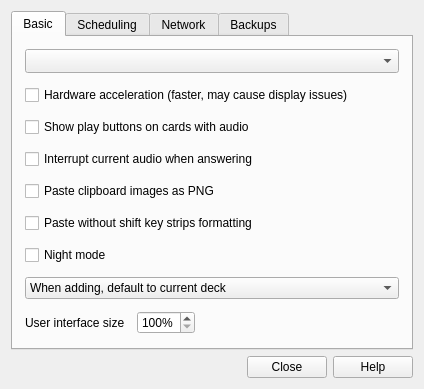
<?xml version="1.0" encoding="UTF-8"?>
<ui version="4.0">
 <class>Preferences</class>
 <widget class="QDialog" name="Preferences">
  <property name="geometry">
   <rect>
    <x>0</x>
    <y>0</y>
    <width>424</width>
    <height>374</height>
   </rect>
  </property>
  <property name="windowTitle">
   <string>Preferences</string>
  </property>
  <layout class="QVBoxLayout" name="verticalLayout_2">
   <item>
    <widget class="QTabWidget" name="tabWidget">
     <property name="focusPolicy">
      <enum>Qt::StrongFocus</enum>
     </property>
     <property name="currentIndex">
      <number>0</number>
     </property>
     <widget class="QWidget" name="tab_1">
      <attribute name="title">
       <string>Basic</string>
      </attribute>
      <layout class="QVBoxLayout" name="verticalLayout">
       <property name="spacing">
        <number>12</number>
       </property>
       <property name="leftMargin">
        <number>12</number>
       </property>
       <property name="topMargin">
        <number>12</number>
       </property>
       <property name="rightMargin">
        <number>12</number>
       </property>
       <property name="bottomMargin">
        <number>12</number>
       </property>
       <item>
        <widget class="QComboBox" name="lang">
         <property name="sizePolicy">
          <sizepolicy hsizetype="MinimumExpanding" vsizetype="Fixed">
           <horstretch>0</horstretch>
           <verstretch>0</verstretch>
          </sizepolicy>
         </property>
         <property name="sizeAdjustPolicy">
          <enum>QComboBox::AdjustToMinimumContentsLengthWithIcon</enum>
         </property>
        </widget>
       </item>
       <item>
        <widget class="QCheckBox" name="hwAccel">
         <property name="text">
          <string>Hardware acceleration (faster, may cause display issues)</string>
         </property>
        </widget>
       </item>
       <item>
        <widget class="QCheckBox" name="showPlayButtons">
         <property name="text">
          <string>Show play buttons on cards with audio</string>
         </property>
        </widget>
       </item>
       <item>
        <widget class="QCheckBox" name="interrupt_audio">
         <property name="text">
          <string>Interrupt current audio when answering</string>
         </property>
        </widget>
       </item>
       <item>
        <widget class="QCheckBox" name="pastePNG">
         <property name="text">
          <string>Paste clipboard images as PNG</string>
         </property>
        </widget>
       </item>
       <item>
        <widget class="QCheckBox" name="pasteInvert">
         <property name="text">
          <string>Paste without shift key strips formatting</string>
         </property>
        </widget>
       </item>
       <item>
        <widget class="QCheckBox" name="nightMode">
         <property name="text">
          <string>Night mode</string>
         </property>
        </widget>
       </item>
       <item>
        <widget class="QComboBox" name="useCurrent">
         <item>
          <property name="text">
           <string>When adding, default to current deck</string>
          </property>
         </item>
         <item>
          <property name="text">
           <string>Change deck depending on note type</string>
          </property>
         </item>
        </widget>
       </item>
       <item>
        <layout class="QHBoxLayout" name="horizontalLayout_4">
         <item>
          <widget class="QLabel" name="label_2">
           <property name="text">
            <string>User interface size</string>
           </property>
          </widget>
         </item>
         <item>
          <widget class="QSpinBox" name="uiScale">
           <property name="suffix">
            <string>%</string>
           </property>
           <property name="minimum">
            <number>100</number>
           </property>
           <property name="maximum">
            <number>200</number>
           </property>
           <property name="singleStep">
            <number>5</number>
           </property>
          </widget>
         </item>
         <item>
          <spacer name="horizontalSpacer_4">
           <property name="orientation">
            <enum>Qt::Horizontal</enum>
           </property>
           <property name="sizeHint" stdset="0">
            <size>
             <width>40</width>
             <height>20</height>
            </size>
           </property>
          </spacer>
         </item>
        </layout>
       </item>
       <item>
        <spacer name="verticalSpacer_3">
         <property name="orientation">
          <enum>Qt::Vertical</enum>
         </property>
         <property name="sizeType">
          <enum>QSizePolicy::Expanding</enum>
         </property>
         <property name="sizeHint" stdset="0">
          <size>
           <width>20</width>
           <height>20</height>
          </size>
         </property>
        </spacer>
       </item>
      </layout>
     </widget>
     <widget class="QWidget" name="tab_3">
      <attribute name="title">
       <string>Scheduling</string>
      </attribute>
      <layout class="QVBoxLayout" name="verticalLayout_5">
       <item>
        <widget class="QCheckBox" name="showEstimates">
         <property name="text">
          <string>Show next review time above answer buttons</string>
         </property>
        </widget>
       </item>
       <item>
        <widget class="QCheckBox" name="showProgress">
         <property name="text">
          <string>Show remaining card count during review</string>
         </property>
        </widget>
       </item>
       <item>
        <widget class="QCheckBox" name="dayLearnFirst">
         <property name="text">
          <string>Show learning cards with larger steps before reviews</string>
         </property>
        </widget>
       </item>
       <item>
        <widget class="QCheckBox" name="newSched">
         <property name="text">
          <string>Anki 2.1 scheduler (beta)</string>
         </property>
        </widget>
       </item>
       <item>
        <widget class="QCheckBox" name="new_timezone">
         <property name="text">
          <string notr="true">New timezone handling (not yet supported by AnkiDroid)</string>
         </property>
        </widget>
       </item>
       <item>
        <widget class="QComboBox" name="newSpread"/>
       </item>
       <item>
        <layout class="QGridLayout" name="gridLayout_4">
         <property name="spacing">
          <number>12</number>
         </property>
         <item row="1" column="2">
          <widget class="QLabel" name="label_29">
           <property name="text">
            <string>mins</string>
           </property>
          </widget>
         </item>
         <item row="2" column="1">
          <widget class="QSpinBox" name="timeLimit">
           <property name="maximum">
            <number>9999</number>
           </property>
          </widget>
         </item>
         <item row="0" column="1">
          <widget class="QSpinBox" name="dayOffset">
           <property name="maximumSize">
            <size>
             <width>60</width>
             <height>16777215</height>
            </size>
           </property>
           <property name="maximum">
            <number>23</number>
           </property>
          </widget>
         </item>
         <item row="2" column="0">
          <widget class="QLabel" name="label_30">
           <property name="text">
            <string>Timebox time limit</string>
           </property>
          </widget>
         </item>
         <item row="0" column="2">
          <widget class="QLabel" name="label_40">
           <property name="text">
            <string>hours past midnight</string>
           </property>
          </widget>
         </item>
         <item row="1" column="0">
          <widget class="QLabel" name="label_24">
           <property name="text">
            <string>Learn ahead limit</string>
           </property>
          </widget>
         </item>
         <item row="2" column="2">
          <widget class="QLabel" name="label_39">
           <property name="text">
            <string>mins</string>
           </property>
          </widget>
         </item>
         <item row="1" column="1">
          <widget class="QSpinBox" name="lrnCutoff">
           <property name="maximumSize">
            <size>
             <width>60</width>
             <height>16777215</height>
            </size>
           </property>
           <property name="maximum">
            <number>999</number>
           </property>
          </widget>
         </item>
         <item row="0" column="0">
          <widget class="QLabel" name="label_23">
           <property name="text">
            <string>Next day starts at</string>
           </property>
          </widget>
         </item>
        </layout>
       </item>
       <item>
        <spacer name="verticalSpacer">
         <property name="orientation">
          <enum>Qt::Vertical</enum>
         </property>
         <property name="sizeHint" stdset="0">
          <size>
           <width>20</width>
           <height>16</height>
          </size>
         </property>
        </spacer>
       </item>
      </layout>
     </widget>
     <widget class="QWidget" name="tab_2">
      <attribute name="title">
       <string>Network</string>
      </attribute>
      <layout class="QVBoxLayout" name="verticalLayout_4">
       <property name="spacing">
        <number>12</number>
       </property>
       <property name="leftMargin">
        <number>12</number>
       </property>
       <property name="topMargin">
        <number>12</number>
       </property>
       <property name="rightMargin">
        <number>12</number>
       </property>
       <property name="bottomMargin">
        <number>12</number>
       </property>
       <item>
        <layout class="QHBoxLayout">
         <property name="spacing">
          <number>10</number>
         </property>
         <item>
          <layout class="QVBoxLayout">
           <item>
            <widget class="QLabel" name="syncLabel">
             <property name="text">
              <string>&lt;b&gt;Synchronisation&lt;/b&gt;</string>
             </property>
             <property name="wordWrap">
              <bool>true</bool>
             </property>
             <property name="openExternalLinks">
              <bool>true</bool>
             </property>
            </widget>
           </item>
           <item>
            <widget class="QCheckBox" name="syncMedia">
             <property name="text">
              <string>Synchronize audio and images too</string>
             </property>
            </widget>
           </item>
           <item>
            <widget class="QCheckBox" name="syncOnProgramOpen">
             <property name="text">
              <string>Automatically sync on profile open/close</string>
             </property>
            </widget>
           </item>
           <item>
            <widget class="QCheckBox" name="autoSyncMedia">
             <property name="text">
              <string>Periodically sync media</string>
             </property>
            </widget>
           </item>
           <item>
            <widget class="QCheckBox" name="fullSync">
             <property name="text">
              <string>On next sync, force changes in one direction</string>
             </property>
            </widget>
           </item>
           <item>
            <layout class="QHBoxLayout" name="horizontalLayout">
             <item>
              <widget class="QPushButton" name="syncDeauth">
               <property name="text">
                <string>Deauthorize</string>
               </property>
               <property name="autoDefault">
                <bool>false</bool>
               </property>
              </widget>
             </item>
             <item>
              <widget class="QLabel" name="syncUser">
               <property name="text">
                <string/>
               </property>
              </widget>
             </item>
             <item>
              <spacer name="horizontalSpacer_2">
               <property name="orientation">
                <enum>Qt::Horizontal</enum>
               </property>
               <property name="sizeHint" stdset="0">
                <size>
                 <width>40</width>
                 <height>1</height>
                </size>
               </property>
              </spacer>
             </item>
            </layout>
           </item>
           <item>
            <layout class="QHBoxLayout" name="horizontalLayout_3">
             <item>
              <widget class="QPushButton" name="media_log">
               <property name="text">
                <string/>
               </property>
              </widget>
             </item>
             <item>
              <spacer name="horizontalSpacer_3">
               <property name="orientation">
                <enum>Qt::Horizontal</enum>
               </property>
               <property name="sizeHint" stdset="0">
                <size>
                 <width>40</width>
                 <height>20</height>
                </size>
               </property>
              </spacer>
             </item>
            </layout>
           </item>
          </layout>
         </item>
        </layout>
       </item>
       <item>
        <spacer name="verticalSpacer_2">
         <property name="orientation">
          <enum>Qt::Vertical</enum>
         </property>
         <property name="sizeHint" stdset="0">
          <size>
           <width>20</width>
           <height>40</height>
          </size>
         </property>
        </spacer>
       </item>
      </layout>
     </widget>
     <widget class="QWidget" name="tab">
      <attribute name="title">
       <string>Backups</string>
      </attribute>
      <layout class="QVBoxLayout" name="verticalLayout_3">
       <property name="spacing">
        <number>12</number>
       </property>
       <property name="leftMargin">
        <number>12</number>
       </property>
       <property name="topMargin">
        <number>12</number>
       </property>
       <property name="rightMargin">
        <number>12</number>
       </property>
       <property name="bottomMargin">
        <number>12</number>
       </property>
       <item>
        <widget class="QLabel" name="label_9">
         <property name="text">
          <string>&lt;b&gt;Backups&lt;/b&gt;&lt;br&gt;Anki will create a backup of your collection each time it is closed or synchronized.</string>
         </property>
         <property name="wordWrap">
          <bool>true</bool>
         </property>
        </widget>
       </item>
       <item>
        <layout class="QGridLayout" name="gridLayout_2">
         <item row="0" column="0">
          <widget class="QLabel" name="label_10">
           <property name="text">
            <string>Keep</string>
           </property>
          </widget>
         </item>
         <item row="0" column="1">
          <widget class="QSpinBox" name="numBackups">
           <property name="minimumSize">
            <size>
             <width>60</width>
             <height>0</height>
            </size>
           </property>
           <property name="maximumSize">
            <size>
             <width>60</width>
             <height>16777215</height>
            </size>
           </property>
          </widget>
         </item>
         <item row="0" column="2">
          <widget class="QLabel" name="label_11">
           <property name="text">
            <string>backups</string>
           </property>
          </widget>
         </item>
         <item row="0" column="3">
          <spacer name="horizontalSpacer">
           <property name="orientation">
            <enum>Qt::Horizontal</enum>
           </property>
           <property name="sizeHint" stdset="0">
            <size>
             <width>40</width>
             <height>20</height>
            </size>
           </property>
          </spacer>
         </item>
        </layout>
       </item>
       <item>
        <widget class="QLabel" name="openBackupFolder">
         <property name="text">
          <string>You can restore backups via File&gt;Switch Profile.</string>
         </property>
        </widget>
       </item>
       <item>
        <widget class="QLabel" name="label_4">
         <property name="text">
          <string>Note: Media is not backed up. Please create a periodic backup of your Anki folder to be safe.</string>
         </property>
         <property name="wordWrap">
          <bool>true</bool>
         </property>
        </widget>
       </item>
       <item>
        <spacer name="verticalSpacer_4">
         <property name="orientation">
          <enum>Qt::Vertical</enum>
         </property>
         <property name="sizeHint" stdset="0">
          <size>
           <width>20</width>
           <height>59</height>
          </size>
         </property>
        </spacer>
       </item>
       <item>
        <widget class="QLabel" name="label_21">
         <property name="text">
          <string>Some settings will take effect after you restart Anki.</string>
         </property>
         <property name="alignment">
          <set>Qt::AlignCenter</set>
         </property>
        </widget>
       </item>
      </layout>
     </widget>
    </widget>
   </item>
   <item>
    <widget class="QDialogButtonBox" name="buttonBox">
     <property name="orientation">
      <enum>Qt::Horizontal</enum>
     </property>
     <property name="standardButtons">
      <set>QDialogButtonBox::Close|QDialogButtonBox::Help</set>
     </property>
    </widget>
   </item>
  </layout>
 </widget>
 <tabstops>
  <tabstop>lang</tabstop>
  <tabstop>hwAccel</tabstop>
  <tabstop>showPlayButtons</tabstop>
  <tabstop>interrupt_audio</tabstop>
  <tabstop>pastePNG</tabstop>
  <tabstop>pasteInvert</tabstop>
  <tabstop>nightMode</tabstop>
  <tabstop>useCurrent</tabstop>
  <tabstop>uiScale</tabstop>
  <tabstop>showEstimates</tabstop>
  <tabstop>showProgress</tabstop>
  <tabstop>dayLearnFirst</tabstop>
  <tabstop>newSched</tabstop>
  <tabstop>new_timezone</tabstop>
  <tabstop>newSpread</tabstop>
  <tabstop>dayOffset</tabstop>
  <tabstop>lrnCutoff</tabstop>
  <tabstop>timeLimit</tabstop>
  <tabstop>syncMedia</tabstop>
  <tabstop>syncOnProgramOpen</tabstop>
  <tabstop>autoSyncMedia</tabstop>
  <tabstop>fullSync</tabstop>
  <tabstop>syncDeauth</tabstop>
  <tabstop>media_log</tabstop>
  <tabstop>tabWidget</tabstop>
  <tabstop>numBackups</tabstop>
 </tabstops>
 <resources/>
 <connections>
  <connection>
   <sender>buttonBox</sender>
   <signal>accepted()</signal>
   <receiver>Preferences</receiver>
   <slot>accept()</slot>
   <hints>
    <hint type="sourcelabel">
     <x>285</x>
     <y>439</y>
    </hint>
    <hint type="destinationlabel">
     <x>157</x>
     <y>274</y>
    </hint>
   </hints>
  </connection>
  <connection>
   <sender>buttonBox</sender>
   <signal>rejected()</signal>
   <receiver>Preferences</receiver>
   <slot>reject()</slot>
   <hints>
    <hint type="sourcelabel">
     <x>332</x>
     <y>439</y>
    </hint>
    <hint type="destinationlabel">
     <x>286</x>
     <y>274</y>
    </hint>
   </hints>
  </connection>
 </connections>
</ui>
